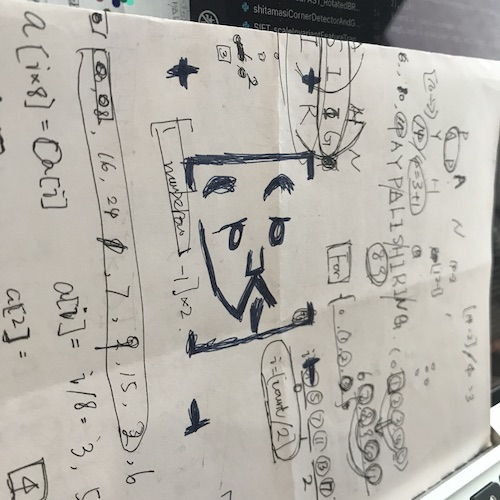
#> input picture resource/scene_l.jpg, 500 x 500 px, found by its file name
$ python epipolarGeometry.py
#> lines starting #> are read from the running program, lines starting #| are printed output that depends on the picture
import numpy as np
from cv2 import cv2
from matplotlib import pyplot as plt

def drawlines(img1,img2,lines,pts1,pts2):
    ''' img1 - image on which we draw the epilines for the points in img2
        lines - corresponding epilines '''
    r,c = img1.shape
    img1 = cv2.cvtColor(img1,cv2.COLOR_GRAY2BGR)
    img2 = cv2.cvtColor(img2,cv2.COLOR_GRAY2BGR)
    for r,pt1,pt2 in zip(lines,pts1,pts2):
        color = tuple(np.random.randint(0,255,3).tolist())
        x0,y0 = map(int, [0, -r[2]/r[1] ])
        x1,y1 = map(int, [c, -(r[2]+r[0]*c)/r[1] ])
        img1 = cv2.line(img1, (x0,y0), (x1,y1), color,5)
        img1 = cv2.circle(img1,tuple(pt1),10,color,-1)
        img2 = cv2.circle(img2,tuple(pt2),10,color,-1)
    return img1,img2

img1 = cv2.imread('resource/scene_l.jpg',0)          # queryImage
#> img1: shape (500, 500); min 0, max 255, mean 177.5
img2 = cv2.imread('resource/scene_r.jpg',0) # trainImage
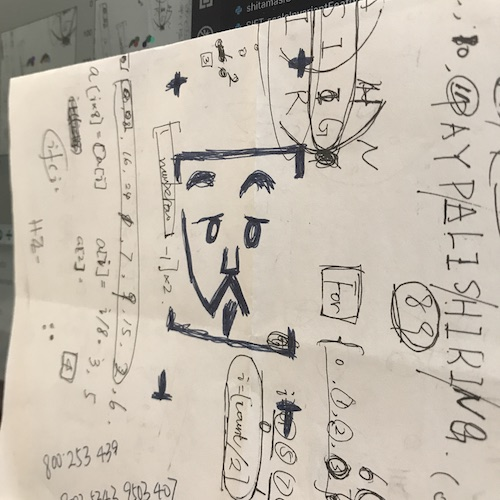
#> input picture resource/scene_r.jpg, 500 x 500 px, found by its file name
#> img2: shape (500, 500); min 0, max 255, mean 188.7
img1 = cv2.resize(img1,(1000,1000))
#> img1: shape (1000, 1000)
img2 = cv2.resize(img2,(1000,1000))
#> img2: shape (1000, 1000)

# Initiate SIFT detector
orb = cv2.ORB_create()

# find the keypoints and descriptors with SIFT
kp1, des1 = orb.detectAndCompute(img1,None)
#> kp1 = 500 keypoints; strongest (x, y, size): (359, 508, 64.3), (170, 616, 44.6), (359, 510, 53.6), (617, 356, 53.6)
kp2, des2 = orb.detectAndCompute(img2,None)
#> kp2 = 500 keypoints; strongest (x, y, size): (331, 470, 37.2), (523, 448, 111.1), (679, 674, 31), (643, 629, 53.6)

bf = cv2.BFMatcher_create()
matches = bf.knnMatch(des1,des2,2)
#> matches = 500 matches
good = []
pts1 = []
pts2 = []
for m,n in matches:
    if m.distance < 0.87*n.distance: # you must find a good value!!
        good.append([m])
        pts2.append(kp2[m.trainIdx].pt)
        pts1.append(kp1[m.queryIdx].pt)
#> after the loop, good = 114 matches; pts1 = 114 pairs, first value 106.8 to 709.9, second value 116.4 to 925; pts2 = 114 pairs, first value 304.6 to 953.3, second value 101.5 to 849.6

pts1 = np.int32(pts1)
#> pts1 = 114 pairs, first value 106 to 709, second value 116 to 925
pts2 = np.int32(pts2)
#> pts2 = 114 pairs, first value 304 to 953, second value 101 to 849
F, mask = cv2.findFundamentalMat(pts1,pts2,cv2.FM_LMEDS)
#> F = [[1.48e-08, 5.32e-06, -0.00178], [6.98e-07, 8.58e-07, -0.00508], [-0.000221, 0.00167, 1]]; mask = 114 values, max 1 at index 3, min 0 at index 0, mean 0.658

# We select only inlier points
pts1 = pts1[mask.ravel()==1]
#> pts1 = 75 pairs, first value 154 to 632, second value 118 to 863
pts2 = pts2[mask.ravel()==1]
#> pts2 = 75 pairs, first value 304 to 612, second value 101 to 791

# Find epilines corresponding to points in right image (second image) and
# drawing its lines on left image
lines1 = cv2.computeCorrespondEpilines(pts2.reshape(-1,1,2), 2,F)
#> lines1 = 75 rows, first 8: [0.00673, 1, -361.6], [0.00673, 1, -361.6], [0.0191, 1, -446.6], [0.0204, 1, -455.5], [0.0365, 0.999, -566.8], [0.00989, 1, -383.4], [0.0204, 1, -455.8], [0.0467, 0.999, -636.6]
lines1 = lines1.reshape(-1,3)
img5,img6 = drawlines(img1,img2,lines1,pts1,pts2)
#> the loop in drawlines, `for r,pt1,pt2 in zip(lines,pts1,pts2):` made 75 passes
#> (r, pt1, pt2, color, y0, y1) on passes 1 to 9: ([0.00673, 1, -361.6], [616, 359], [588, 354], (172, 47, 117), 361, 354), ([0.00673, 1, -361.6], [616, 357], [588, 354], (192, 67, 251), 361, 354), ([0.0191, 1, -446.6], [540, 436], [491, 434], (195, 103, 9), 446, 427), ([0.0204, 1, -455.5], [569, 444], [521, 447], (211, 21, 242), 455, 435), ([0.0365, 0.999, -566.8], [522, 548], [472, 551], (36, 87, 70), 567, 530), ([0.00989, 1, -383.4], [571, 378], [526, 374], (216, 88, 140), 383, 373), ([0.0204, 1, -455.8], [484, 446], [439, 436], (58, 193, 230), 455, 435), ([0.0467, 0.999, -636.6], [539, 614], [486, 628], (39, 87, 174), 637, 590), ([-0.0211, 1, -169.6], [622, 185], [602, 153], (88, 81, 165), 169, 190)
#> pass 1, in drawlines, `img1 = cv2.line(img1, (x0,y0), (x1,y1), color,5)`:
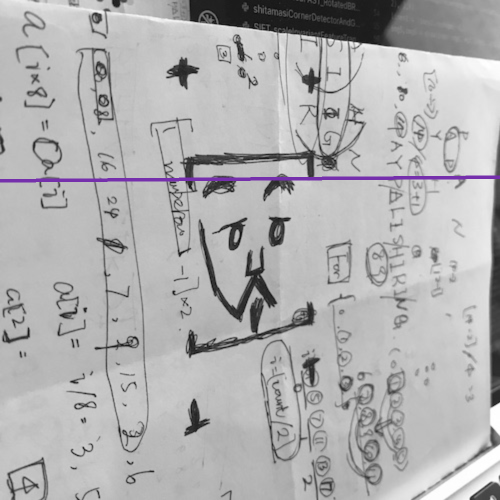
#> img1: shape (1000, 1000, 3) (shown at 1/2 size); mean B, G, R 177.4, 176.6, 177.1
#> after the loop in drawlines, `for r,pt1,pt2 in zip(lines,pts1,pts2):`:
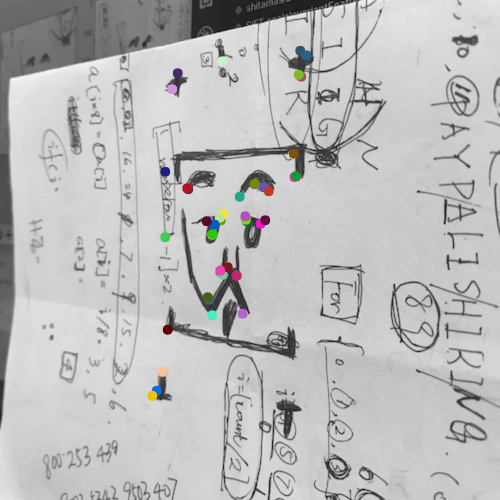
#> img2: shape (1000, 1000, 3) (shown at 1/2 size); mean B, G, R 188.2, 188.3, 188.4

# Find epilines corresponding to points in left image (first image) and
# drawing its lines on right image
lines2 = cv2.computeCorrespondEpilines(pts1.reshape(-1,1,2), 1,F)
#> lines2 = 75 rows, first 8: [0.0322, -0.999, 336.6], [0.0298, -1, 335.7], [0.126, -0.992, 368.4], [0.136, -0.991, 371.8], [0.26, -0.965, 408.9], [0.0551, -0.998, 344.7], [0.137, -0.991, 371.9], [0.337, -0.941, 429.2]
lines2 = lines2.reshape(-1,3)
img3,img4 = drawlines(img2,img1,lines2,pts2,pts1)
#> the loop in drawlines (call 2), `for r,pt1,pt2 in zip(lines,pts1,pts2):` made 75 passes
#> (r, pt1, pt2, color, y0, y1) on passes 1 to 9: ([0.0322, -0.999, 336.6], [588, 354], [616, 359], (139, 252, 86), 336, 369), ([0.0298, -1, 335.7], [588, 354], [616, 357], (205, 121, 109), 335, 365), ([0.126, -0.992, 368.4], [491, 434], [540, 436], (75, 184, 16), 371, 498), ([0.136, -0.991, 371.8], [521, 447], [569, 444], (152, 157, 149), 375, 512), ([0.26, -0.965, 408.9], [472, 551], [522, 548], (110, 25, 208), 423, 693), ([0.0551, -0.998, 344.7], [526, 374], [571, 378], (188, 121, 118), 345, 400), ([0.137, -0.991, 371.9], [439, 436], [484, 446], (117, 189, 83), 375, 513), ([0.337, -0.941, 429.2], [486, 628], [539, 614], (161, 104, 160), 455, 814), ([-0.173, -0.985, 257.1], [602, 153], [622, 185], (228, 251, 251), 260, 85)
#> pass 1, in drawlines (call 2), `img1 = cv2.line(img1, (x0,y0), (x1,y1), color,5)`:
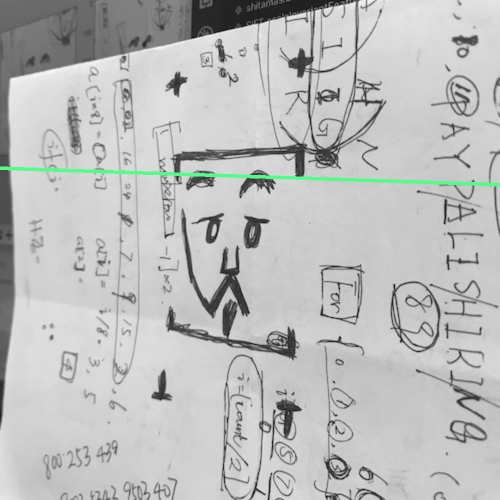
#> img1: shape (1000, 1000, 3) (shown at 1/2 size); mean B, G, R 188.3, 189.1, 187.9
#> pass 2, in drawlines (call 2), `img1 = cv2.line(img1, (x0,y0), (x1,y1), color,5)`:
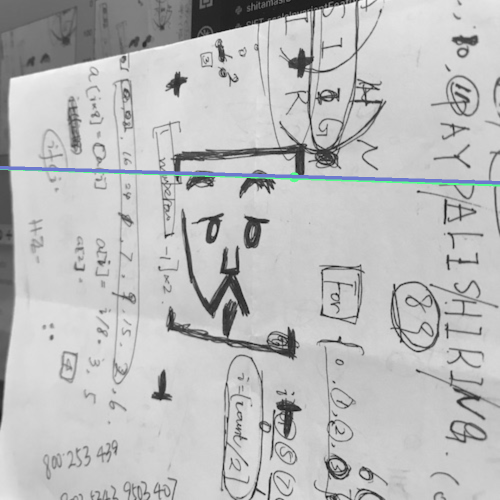
#> img1: shape (1000, 1000, 3) (shown at 1/2 size); mean B, G, R 188.6, 188.4, 187.8
#> after the loop in drawlines (call 2), `for r,pt1,pt2 in zip(lines,pts1,pts2):`:
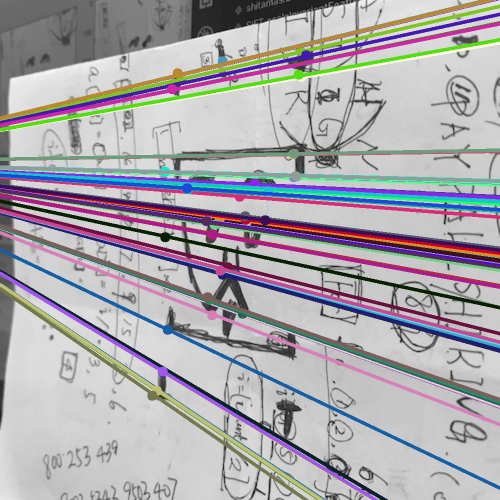
#> img1: shape (1000, 1000, 3) (shown at 1/2 size); mean B, G, R 173.2, 168.1, 170.9
#> after the loop in drawlines (call 2), `for r,pt1,pt2 in zip(lines,pts1,pts2):`:
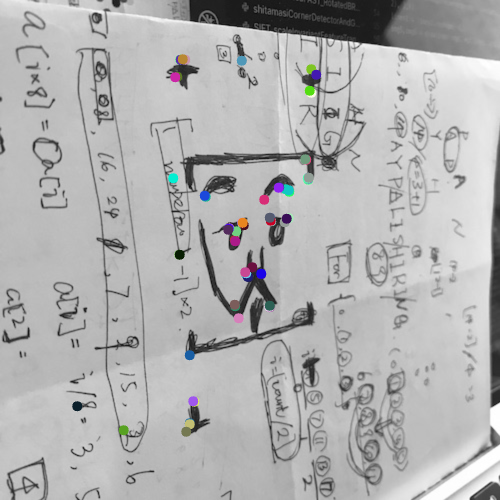
#> img2: shape (1000, 1000, 3) (shown at 1/2 size); mean B, G, R 177.4, 177.2, 177.2

plt.subplot(121),plt.imshow(img5)
plt.subplot(122),plt.imshow(img3)
plt.show()
#> figure, not shown here; B, G, R data is drawn as R, G, B
